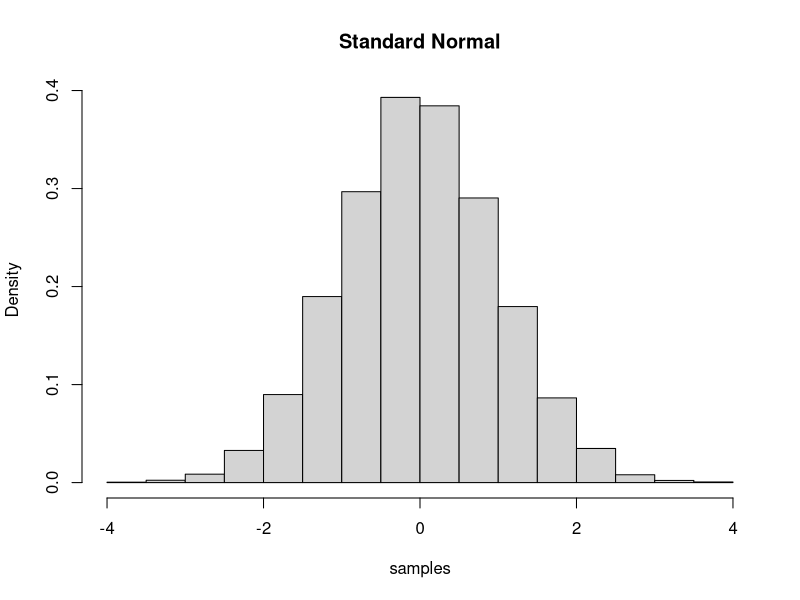
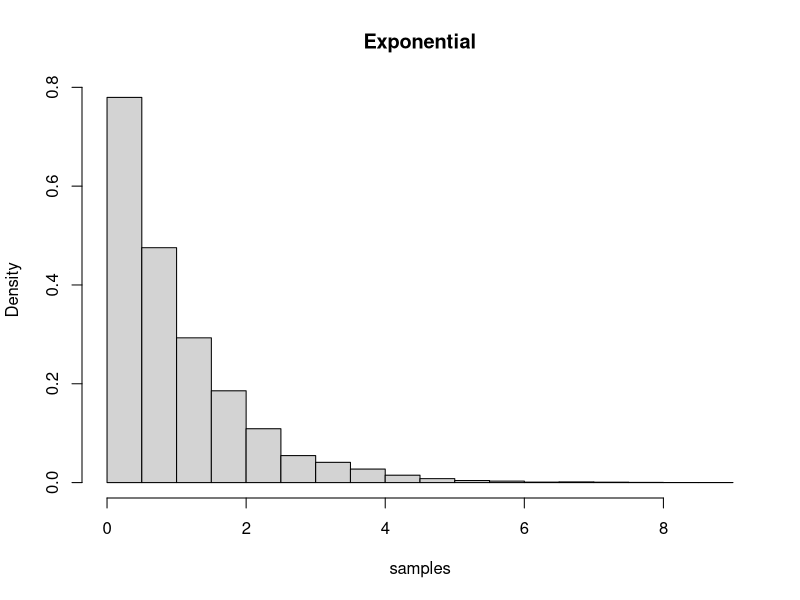
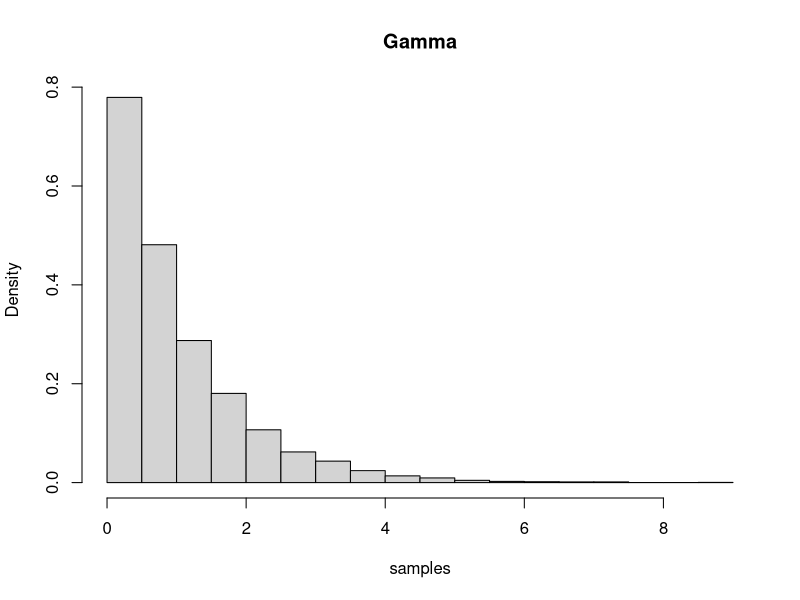
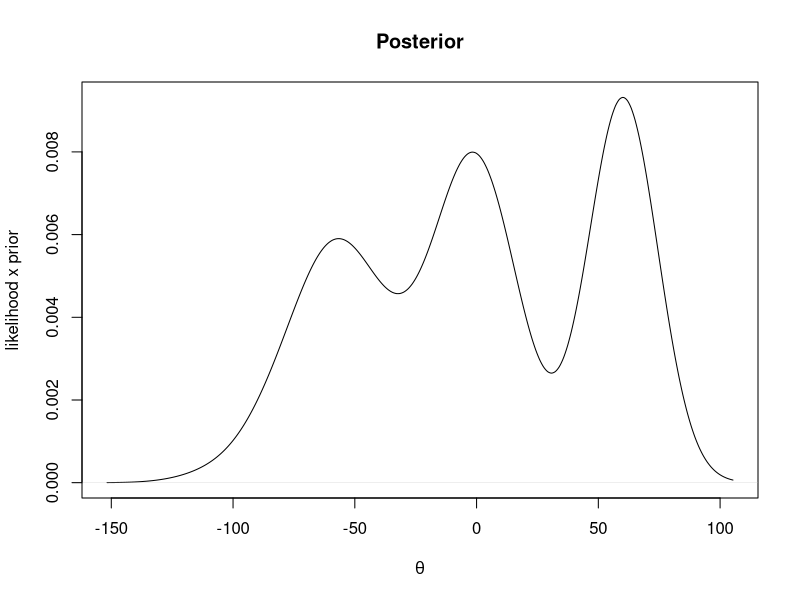
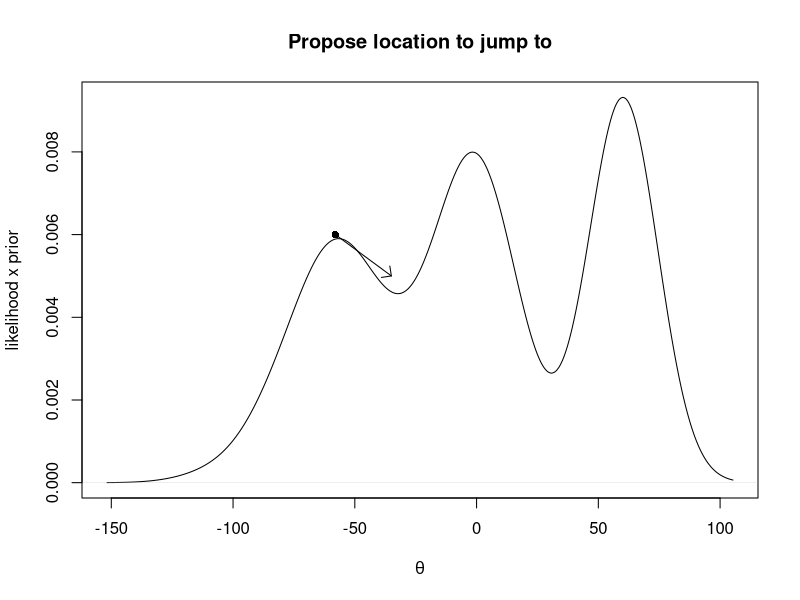
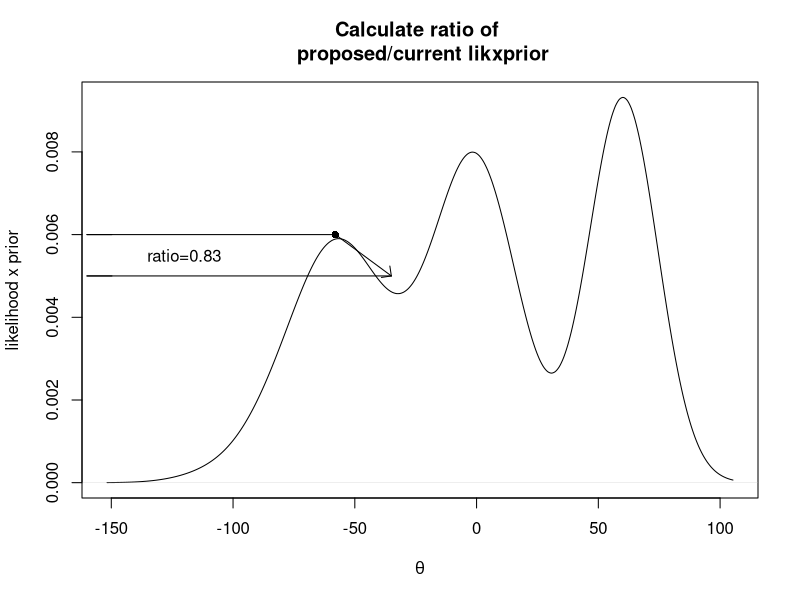
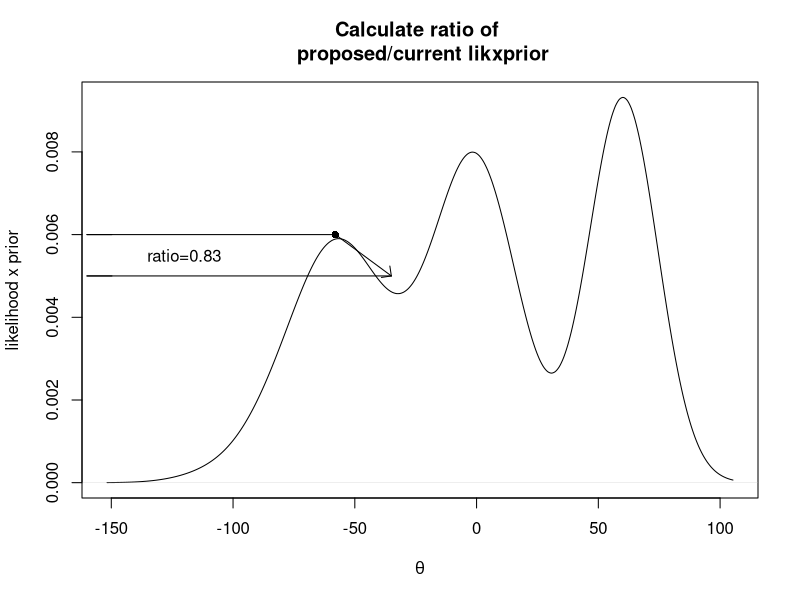
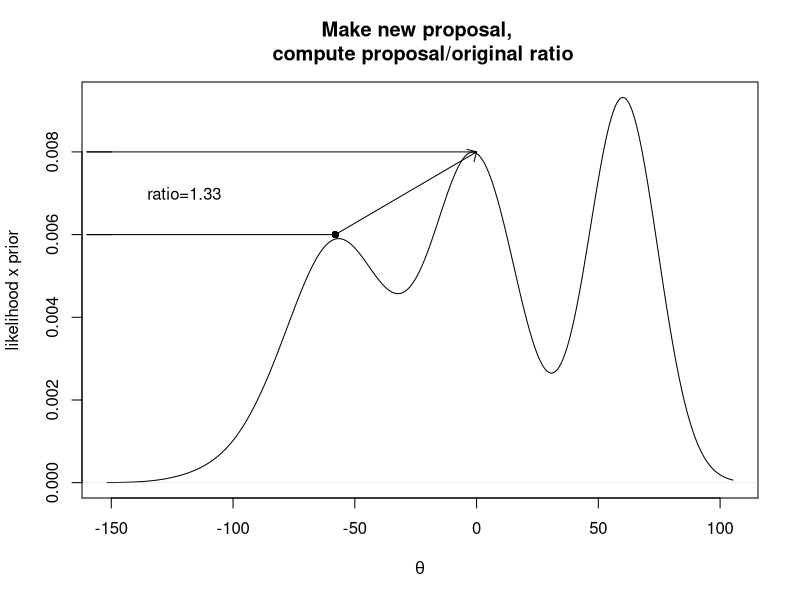

Write R code to recreate these figures, in order.
## ---- chunk 1
knitr::opts_chunk$set(echo = TRUE)
## ---- chunk 2
u<-runif(1,min=0,max=1)
## ---- chunk 3
qnorm(u)
## ---- chunk 4
nsim<-10000
samples<-rep(NA,nsim)
for(i in 1:nsim){
  u <- runif(1,min=0,max=1)
  samples[i]<-qnorm(u)
}
## ---- chunk 5
hist(samples,freq=FALSE,
     main="Standard Normal")
## ---- chunk 6
nsim<-10000
samples<-rep(NA,nsim)
for(i in 1:nsim){
  u <- runif(1,min=0,max=1)
  samples[i]<-qexp(u)
}
## ---- chunk 7
hist(samples,freq=FALSE,main="Exponential")
## ---- chunk 8
nsim<-10000
samples<-rep(NA,nsim)
for(i in 1:nsim){
  u <- runif(1,min=0,max=1)
  samples[i]<-qgamma(u,rate=1,shape=1)
}
## ---- chunk 9
hist(samples,freq=FALSE,main="Gamma")
## ---- chunk 10
u<-runif(1000,min=0,max=1) 

z<-(1/2) * (-3 + sqrt(160*u +9))
## ---- chunk 11
x<-rep(NA,2000)
y<-rep(NA,2000) 
x[1]<- -5 ## initial values
y[1]<- -5
for(i in 2:2000)
{ #sample from x | y 
  u<-runif(1,min=0, max=1) 
  x[i]<-sqrt(u*(6*y[i-1]+8)+(1.5*y[i-1]+1)*(1.5*y[i-1]+1))-
    (1.5*y[i-1]+1) 
  #sample from y | x
u<-runif(1,min=0,max=1) 
y[i]<-sqrt((2*u*(4*x[i]+10))/3 +((2*x[i]+2)/3)*((2*x[i]+2)/3))- 
    ((2*x[i]+2)/3)
}
## ---- chunk 12
set.seed(4321)

x0<-rnorm(100,mean=-60,sd=20)
x1<-rnorm(100,mean=0,sd=10)
x2<-rnorm(100,mean=60,sd=1)
plot(density(c(x0,x1,x2)),ylab="likelihood x prior",xlab=expression(theta),main="Posterior")
## ---- chunk 13
plot(density(c(x0,x1,x2)),ylab="likelihood x prior",xlab=expression(theta),main="Propose location to jump to")
points(x=-58,y=0.006,pch=16)
arrows(x0=-58,y0=0.006,x1=-35,y1=0.005,code=2,angle=45,length=0.1)
## ---- chunk 14
plot(density(c(x0,x1,x2)),ylab="likelihood x prior",xlab=expression(theta),main="Calculate ratio of \n proposed/current likxprior")
points(x=-58,y=0.006,pch=16)
arrows(x0=-58,y0=0.006,x1=-35,y1=0.005,code=2,angle=45,length=0.1)
arrows(x0=-58,y0=0.006,x1=-160,y1=0.006,angle=0)
arrows(x0=-35,y0=0.005,x1=-160,y1=0.005,angle=0)
text(x=-120,y=0.0055,labels="ratio=0.83")
## ---- chunk 15
plot(density(c(x0,x1,x2)),ylab="likelihood x prior",xlab=expression(theta),main="Calculate ratio of \n proposed/current likxprior")
points(x=-58,y=0.006,pch=16)
arrows(x0=-58,y0=0.006,x1=-35,y1=0.005,code=2,angle=45,length=0.1)
arrows(x0=-58,y0=0.006,x1=-160,y1=0.006,angle=0)
arrows(x0=-35,y0=0.005,x1=-160,y1=0.005,angle=0)
text(x=-120,y=0.0055,labels="ratio=0.83")
## ---- chunk 16
plot(density(c(x0,x1,x2)),ylab="likelihood x prior",xlab=expression(theta),main="Make new proposal, \n compute proposal/original ratio")
points(x=-58,y=0.006,pch=16)
arrows(x0=-58,y0=0.006,x1=0,y1=0.008,code=2,angle=45,length=0.1)
arrows(x0=-58,y0=0.006,x1=-160,y1=0.006,angle=0)
arrows(x0=0,y0=0.008,x1=-160,y1=0.008,angle=0)
text(x=-120,y=0.007,labels="ratio=1.33")
## ---- chunk 17
plot(density(c(x0,x1,x2)),ylab="likelihood x prior",xlab=expression(theta),main="Move to new location because ratio > 1")
#points(x=-58,y=0.006,pch=16)
arrows(x0=-58,y0=0.006,x1=0,y1=0.008,code=2,angle=45,length=0.1)
arrows(x0=-58,y0=0.006,x1=-160,y1=0.006,angle=0)
arrows(x0=0,y0=0.008,x1=-160,y1=0.008,angle=0)
points(x=0,y=0.008,pch=16)
text(x=-120,y=0.007,labels="ratio=1.33")
## ---- chunk 18
## Radford Neal algorithm:
HMC_neal <- function(U, grad_U, e, L, current_theta) {
theta = current_theta
omega = rnorm(length(theta),0,1)
current_omega = omega
omega = omega - e * grad_U(theta) / 2
for (i in 1:L) {
theta = theta + e * omega
if (i!=L) omega = omega - e * grad_U(theta)
}
omega = omega - e * grad_U(theta) / 2
omega = -omega
current_U = U(current_theta)
current_K = sum(current_omega^2)/2
proposed_U = U(theta)
proposed_K = sum(omega^2)/2
if (runif(1) < exp(current_U-proposed_U+current_K-proposed_K))
{
return(theta)
}
else {
return(current_theta)
}}
HMC <- function(n_reps, log_density, grad_log_density, tuning, initial) {
theta = rep(0, n_reps)
theta[1] = initial$theta
for (i in 2:n_reps) theta[i] = HMC_neal(U = function(x) -log_density(x),
grad_U = function(x) -grad_log_density(x),
e = tuning$e,
L = tuning$L,
theta[i-1])
theta
}
## ---- chunk 19
theta <- HMC(n_reps=2000, 
             log_density=function(x) -x^2/2, 
             grad_log_density=function(x) -x, 
             tuning=list(e=1,L=1),
             initial=list(theta=0))
